Frame 1 (no input): blank canvas, image omitted
Frame 60 (the mouse pressed at the canvas centre just before this capture): blank canvas, image omitted
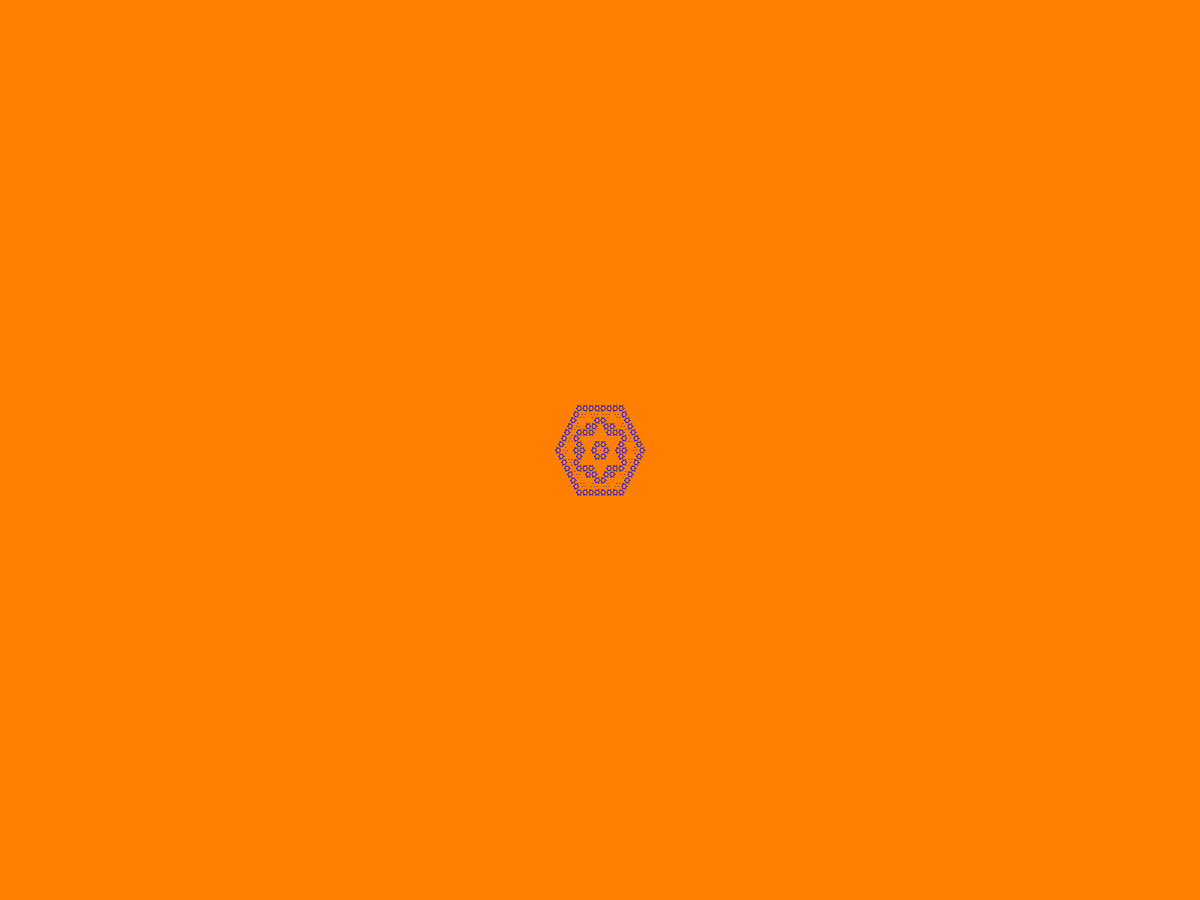
Frame 120 (the mouse held since frame 60 and released just before this capture)

The Processing sketch whose frames 1 and 60 were blank and that drew this single picture after the mouse press (run headless with seeded random() and noise(); from frame 60 on, the mouse is pressed at the canvas centre):

// Processing sketch: Celluar_Automata2
// ── Celluar_Automata2.pde
int widt, heigh;
int[][] p, v;
int[][] unicoord;

//:::::::::::::::::::::::::::::::::::::::::::::::::::::::::::::::

void setup() {
  fullScreen();
  colorMode(RGB, 2);
  background(2, 1, 0);

  widt = width-1;
  heigh = height-1;

  p = new int[width][height];
  v = new int[width][height];

  for (int x = 0; x < width; x++) {
    for (int y = 0; y < height; y++) {
      p[x][y] = 1;
      v[x][y] = 1;
    }
  }

  unicoord = new int[width][height];
  int pixel = 0;
  for (int y = 0; y < height; y++) {
    for (int x = 0; x < width; x++) {
      unicoord[x][y] = pixel++;
    }
  }

  loadPixels();
}

//:::::::::::::::::::::::::::::::::::::::::::::::::::::::::::::::

void draw() {
  for (int x = 1; x < widt; x++) {
    for (int y = 1; y < heigh; y+=2) {
      v[x][y] *= p[x][y] * p[x-1][y] * p[x+1][y] * p[x][y-1] * p[x][y+1] * p[x+1][y-1] * p[x+1][y+1];
    }
    for (int y = 2; y < heigh; y+=2) {
      v[x][y] *= p[x][y] * p[x-1][y] * p[x+1][y] * p[x][y-1] * p[x][y+1] * p[x-1][y+1] * p[x-1][y-1];
    }
  }

  for (int x = 1; x < widt; x++) {
    for (int y = 1; y < heigh; y++) {
      p[x][y] *= v[x][y];
      pixels[unicoord[x][y]] = color(1 + p[x][y], p[x][y], 1 - p[x][y]);
    }
  }

  updatePixels();
}

//:::::::::::::::::::::::::::::::::::::::::::::::::::::::::::::::

void mousePressed() {
  p[mouseX][mouseY] *= -1;
}
